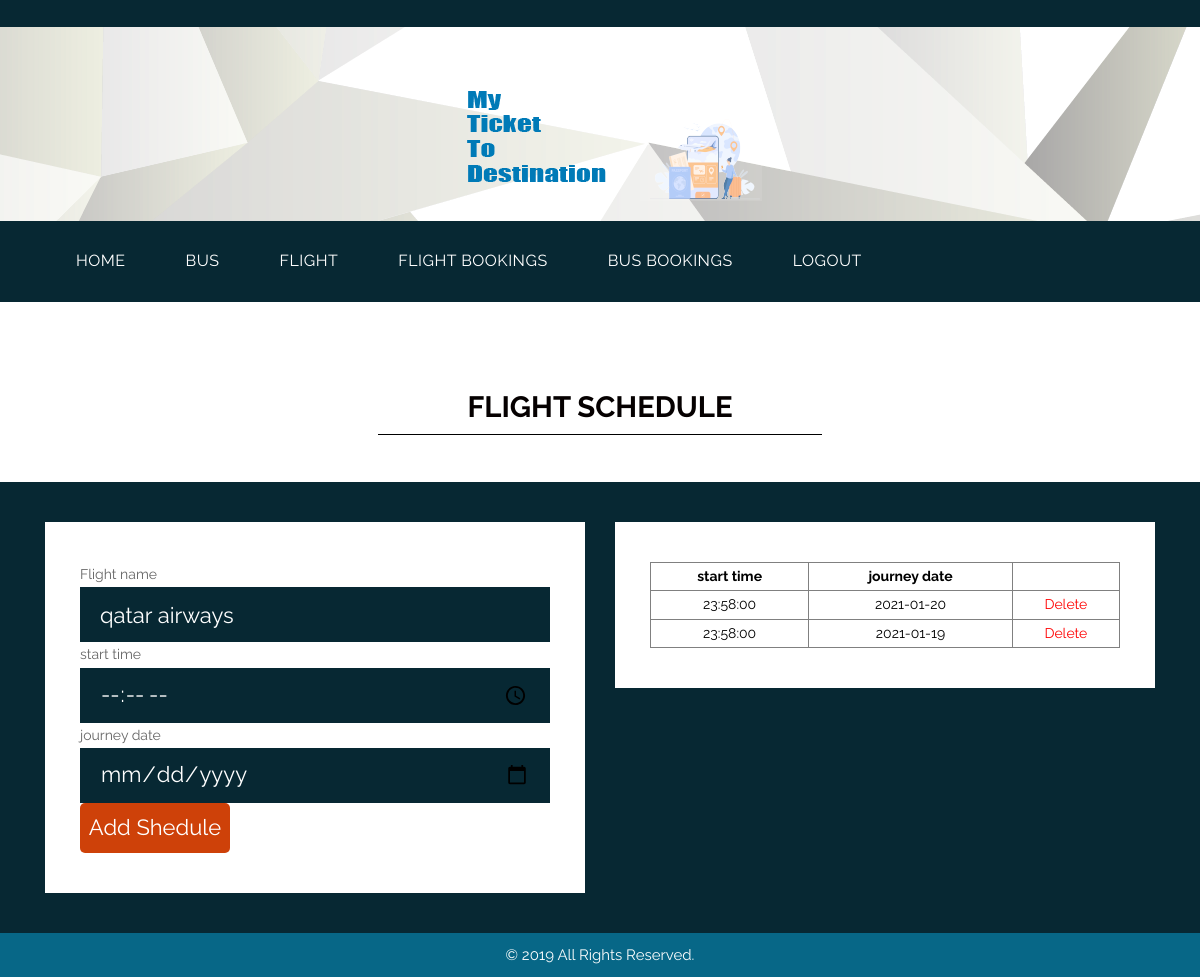
The page /fshedule.php?bid=qatar airways on the database its author committed.
### tables this page shows
CREATE TABLE `tbl_fshedule` (
  `fscid` int(11) NOT NULL AUTO_INCREMENT,
  `fname` varchar(20) NOT NULL,
  `fstime` time NOT NULL,
  `fjdate` date NOT NULL,
  `fnot` int(11) DEFAULT NULL,
  `bnot` int(11) DEFAULT NULL,
  `enot` int(11) DEFAULT NULL,
  PRIMARY KEY (`fscid`)
);

### DatabaseCon.php (called while the page is built, shortened)
<?php
class DatabaseCon {
private $dbhost = 'localhost:3306';
private $dbuser = 'root';
private $dbpass = '';
private $conn;
   function __construct()
   		 {
      		$this->conn = mysql_connect($this->dbhost, $this->dbuser, $this->dbpass);
        }
   function selectData($str)
   {
   $retval=mysql_query($str,$this->conn);
   return $retval;
   }
}
?>

### fshedule.php (the view, shortened to what this page needs)
<!DOCTYPE html>
<html lang="en">
<head>
<link rel="stylesheet" type="text/css" href="css/bootstrap.min.css">
<link rel="stylesheet" type="text/css" href="css/style.css">
<link rel="stylesheet" href="css/responsive.css">
<link rel="stylesheet" href="css/jquery.mCustomScrollbar.min.css">
<link rel="stylesheet" href="https://netdna.bootstrapcdn.com/font-awesome/4.0.3/css/font-awesome.css">
<link rel="stylesheet" href="css/owl.carousel.min.css">
<link rel="stylesheet" href="css/owl.theme.default.min.css">
<link rel="stylesheet" href="https://cdnjs.cloudflare.com/ajax/libs/fancybox/2.1.5/jquery.fancybox.min.css" media="screen">
</head>
<body>
	<div class="header_main">
		<div class="container">
			<div class="logo"><a href="#"><img src="images/logo1.png"></a></div>
		</div>
	</div>
	<div class="header">
		<div class="container">
            <div class="col-sm-12">
                 <div class="menu-area">
                    <nav class="navbar navbar-expand-lg ">
                        <div class="collapse navbar-collapse" id="navbarSupportedContent">
                            <ul class="navbar-nav mr-auto">
                           <li class="nav-item active">
                                <a class="nav-link" href="companyhome.php">HOME<span class="sr-only">(current)</span></a> </li>
                                <li class="nav-item">
                                <a class="nav-link" href="addbus.php">BUS</a></li>
                                <li class="nav-item">
                                <a class="nav-link"  href="addflight.php">FLIGHT</a></li>
                                <li class="nav-item">
                                <a class="nav-link"  href="vfbook1.php">FLIGHT BOOKINGS</a></li>
                                <li class="nav-item">
                                <a class="nav-link"  href="vbbook1.php">BUS BOOKINGS</a></li>
                                <li class="#" href="#">
      	                        <a class="nav-link" href="index.html">LOGOUT</a></li>
</ul>
                        </div>
                    </nav>
                </div>
            </div>
        </div>
    </div>
    <div class="contact_main">
    <div class="touch_section">
        <div class="container">
            <h1 class="touch_text">FLIGHT SCHEDULE</h1>
        </div>
    </div>
    <div class="lets_touch_main">
        <div class="container">
            <div class="row">
                <div class="col-md-6">
                    <div class="input_main">
                       <div class="container">
<form action="addfshaction.php" method="get">
<tr> <th>Flight name</th> <td> <input type="text" name="fn" value="<?php echo $_GET['bid']; ?>" required readonly class="email-bt"> </td> </tr>
<tr> <th>start time</><td> <input type="time" name="st" required min="<?php echo Date('Y-m-d');  ?>" max="<?php $effectiveDate = strtotime("+6 months", strtotime(Date("Y-m-d")));
																											echo $time = Date("Y-m-d", $effectiveDate);?>" class="email-bt"> </td> </tr>
<tr> <th>journey date</th> <td><input type="date" name="jd" required class="email-bt"> </td> </tr>
<tr><th></th><td><input type="submit" value="Add Shedule" style="background: #ce4109;
    border: none;
    color: #fff;
    width: 150px;
    height: 50px;
    border-radius: 5px;
    font-size: 22px;"></td></tr>
</form>         </div>
                </div>
				</DIV>
                <div class="col-md-6">
                    <div class="row">
                        <div class="col-md-12">
                        <div class="input_main">
                       <div class="container">
						<table border="1" style="width:100%;text-align:center;color:black">
<tr>
<th>start time</th>
<th>journey date</th>
</tr>
<?php include('DatabaseCon.php');
	$db=new DatabaseCon();
	$s="select * from tbl_fshedule where fname='".$_GET['bid']."'";
	$rs=$db->selectData($s);
	$bid=$_GET['bid'];
	while($row=mysql_fetch_array($rs)){
		?>
		<tr>
		<td><?php echo $row['fstime']; ?> </td>
		<td><?php echo $row['fjdate']; ?> </td>
		<td><a href="deletsch.php?fscid=<?php echo $row['fscid'] ?>&bid=<?php echo $bid; ?>" style="color:red">Delete</a></td>
		</tr>
	<?php } ?>
	</table>  </div>
                    </div>
                        </div>
                    </div>
                </div>
            </div>
        </div>
    </div>
  <div class="copyright">
        <div class="container">
            <div class="row">
                <div class="col-sm-12">
                   <p class="copyright_text">© 2019 All Rights Reserved.</p>
                </div>
            </div>
        </div>
    </div>
</body>
</html>

### css/style.css (style rules this page uses)
* { box-sizing: border-box !important; transition: ease all 0.5s; }
html { scroll-behavior: smooth; }
body { color: #666666; font-size: 14px; font-family: 'Raleway', sans-serif;; line-height: 1.80857; font-weight: normal; overflow-x: hidden; }
a { color: #1f1f1f; text-decoration: none !important; outline: none !important; -webkit-transition: all .3s ease-in-out; -moz-transition: all .3s ease-in-out; -ms-transition: all .3s ease-in-out; -o-transition: all .3s ease-in-out; transition: all .3s ease-in-out; }
h1, h2, h3, h4, h5, h6 { letter-spacing: 0; font-weight: normal; position: relative; padding: 0 0 10px 0; font-weight: normal; line-height: normal; color: #111111; margin: 0 }
h1 { font-size: 24px }
*, *::after, *::before { -webkit-box-sizing: border-box; -moz-box-sizing: border-box; box-sizing: border-box; }
ul, li, ol { margin: 0px; padding: 0px; list-style: none; }
p { margin: 20px; font-weight: 400; font-size: 15px; line-height: 24px; }
a { color: #ffffff; text-decoration: none; outline: none !important; }
.header_main { width: 100%; float: left; background-image: url(../images/header.png); height: auto; padding-top: 20px; padding-bottom: 40px; }
.logo { width: 100%; float: left; text-align: center; margin-top: 55px; }
.header { width: 100%; width: 100%; float: left; background-color: #072833; padding-bottom: 10px; padding-top: 10px; }
.header_main { width: 100%; float: left; background-image: url(../images/header.png); height: auto; padding-bottom: 20px; }
.navbar-expand-lg .navbar-nav .nav-link { padding-right: 60px; padding-left: 0; color: #fff; font-size: 16px; letter-spacing: 0.5px; }
.navbar-nav.mr-auto { width: 100%; margin: 0; display: block; }
.navbar-nav.mr-auto li { float: left; }
.touch_section { width: 100%; padding-top: 57px; margin-bottom: 47px; display: inline-block !important; }
.touch_text { width: 27%; margin: 0 auto; text-align: center; border-bottom: 1px solid #000; color: #050000; font-size: 22pt; font-weight: bold; }
.lets_touch_main { width: 100%; float: left; background-color: #072833; padding-top: 40px; padding-bottom: 40PX; }
.input_main { width: 100%; float: left; background-color: #ffffff; padding: 40px 20px; }
.contact_main { width: 100%; float: left; background-color: #ffffff; padding-top: 40px; }
.copyright { width: 100%; float: left; background-color: #076787; padding-top: 10px; padding-bottom: 10px; }
.copyright_text { width: 100%; float: left; color: #fbfdfd; text-align: center; margin: 0px; }
.email-bt { background: #072833; border: none; color: #fff; width: 100%; height: 55px; font-size: 22px; padding: 20px; }
.contact_main { width: 100%; float: left; padding-top: 30px; }

### css/responsive.css (style rules this page uses)
.touch_text { width: 40%; }

### rows shown on the page
tbl_fshedule: fstime "23:58:00", fjdate "2021-01-20"
tbl_fshedule: fstime "23:58:00", fjdate "2021-01-19"
